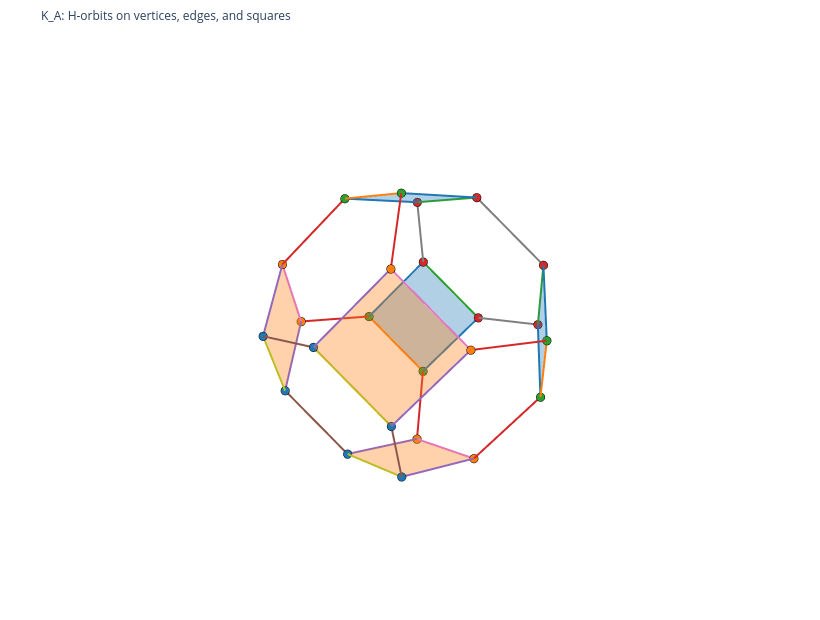

Source (notebook cell):
### Markdown cell above
**The restricted complex $K_{\mathscr{A}}$ with cells coloured by $H$-orbit.**
Vertices, edges, and squares of the same colour belong to the same orbit.
This colouring is exactly what the quotient $\mathcal{Y}$ captures combinatorially.

### Code cell
# K_A with cells coloured by H-orbit (right action = swap positions preserves geometry)
import numpy as np
import plotly.graph_objects as go
from itertools import permutations as iperms
from sage.geometry.polyhedron.constructor import Polyhedron

# Geometry
all_verts = sorted(set(iperms([1,2,3,4])))
center_4d = np.mean(np.array(all_verts, dtype=float), axis=0)
c1 = np.array([ 1,-1,-1, 1], dtype=float) / 2
c2 = np.array([ 1, 1,-1,-1], dtype=float) / 2
c3 = np.array([ 1,-1, 1,-1], dtype=float) / 2
def proj(v):
    cv = np.array(v, dtype=float) - center_4d
    return np.array([cv @ c1, cv @ c2, cv @ c3])
coords = {v: proj(v) for v in all_verts}

# 1-skeleton from Sage
P = Polyhedron(vertices=all_verts)
edge_pairs = []
for f in P.faces(1):
    vts = [tuple(int(x) for x in v.vector()) for v in f.vertices()]
    edge_pairs.append(tuple(sorted(vts)))

# Square faces (4 vertices)
square_faces = []
for f in P.faces(2):
    if f.n_vertices() != 4:
        continue
    vts = [tuple(int(x) for x in v.vector()) for v in f.vertices()]
    square_faces.append(tuple(sorted(vts)))

# H-orbits via right action
H = W.subgroup(H_gens)
H_words = [list(W(h).reduced_word()) for h in H]

def apply_s_pos(perm, i):
    p = list(perm)
    p[i-1], p[i] = p[i], p[i-1]
    return tuple(p)

def apply_word(perm, word):
    cur = perm
    for i in word:
        cur = apply_s_pos(cur, i)
    return cur

def act_on_face(face, word):
    return tuple(sorted(apply_word(v, word) for v in face))

# Vertex orbits
vertex_orbit_id = {}
vertex_orbits = []
for v in all_verts:
    if v in vertex_orbit_id:
        continue
    orb = set()
    for word in H_words:
        orb.add(apply_word(v, word))
    oid = len(vertex_orbits)
    for u in orb:
        vertex_orbit_id[u] = oid
    vertex_orbits.append(sorted(orb))

# Edge orbits
edge_orbit_id = {}
edge_orbits = []
for e in edge_pairs:
    if e in edge_orbit_id:
        continue
    orb = set()
    for word in H_words:
        u = apply_word(e[0], word)
        v = apply_word(e[1], word)
        orb.add(tuple(sorted((u, v))))
    oid = len(edge_orbits)
    for ee in orb:
        edge_orbit_id[ee] = oid
    edge_orbits.append(sorted(orb))

# Square orbits
face_orbit_id = {}
face_orbits = []
for face in square_faces:
    if face in face_orbit_id:
        continue
    orb = set()
    for word in H_words:
        orb.add(act_on_face(face, word))
    oid = len(face_orbits)
    for f2 in orb:
        face_orbit_id[f2] = oid
    face_orbits.append(sorted(orb))

print(f'Vertex orbits: {len(vertex_orbits)},  Edge orbits: {len(edge_orbits)},  Square orbits: {len(face_orbits)}')



# Colour palette
palette = [
    '#1f77b4', '#ff7f0e', '#2ca02c', '#d62728',
    '#9467bd', '#8c564b', '#e377c2', '#7f7f7f',
    '#bcbd22', '#17becf', '#8dd3c7', '#fb8072'
]
def col(oid):
    return palette[oid % len(palette)]

def ordered_cycle(vt_list):
    pts = np.array([coords[v] for v in vt_list])
    cen = pts.mean(axis=0)
    e1  = pts[1] - pts[0]; e1 /= np.linalg.norm(e1)
    nrm = np.cross(pts[1]-pts[0], pts[2]-pts[0]); nrm /= np.linalg.norm(nrm)
    e2  = np.cross(nrm, e1)
    order = np.argsort(np.arctan2([(p-cen)@e2 for p in pts],
                                  [(p-cen)@e1 for p in pts]))
    return [vt_list[i] for i in order]

# --- Figure: K_A with coloured orbits ---
traces = []

# Square faces (semi-transparent, coloured by orbit)
_flat = dict(ambient=1.0, diffuse=0.0, specular=0.0, roughness=1.0, fresnel=0.0)
FACE_OPACITY = 0.35

for oid, orb in enumerate(face_orbits):
    for face in orb:
        cycle = ordered_cycle(list(face))
        pts = np.array([coords[v] for v in cycle])
        vx, vy, vz = pts[:,0].tolist(), pts[:,1].tolist(), pts[:,2].tolist()
        fi, fj, fk = [0,0], [1,2], [2,3]
        traces.append(go.Mesh3d(
            x=vx, y=vy, z=vz, i=fi, j=fj, k=fk,
            color=col(oid), opacity=FACE_OPACITY, lighting=_flat,
            name=f'square orbit #{oid}', showlegend=False))

# Edges coloured by orbit
for oid, orb in enumerate(edge_orbits):
    xs, ys, zs = [], [], []
    for u, v in orb:
        pu, pv = coords[u], coords[v]
        xs += [float(pu[0]), float(pv[0]), None]
        ys += [float(pu[1]), float(pv[1]), None]
        zs += [float(pu[2]), float(pv[2]), None]
    traces.append(go.Scatter3d(
        x=xs, y=ys, z=zs, mode='lines',
        line=dict(color=col(oid), width=4),
        name=f'edge orbit #{oid}', showlegend=False))

# Vertices colored by orbit
vx, vy, vz, vc = [], [], [], []
for v in all_verts:
    p = coords[v]
    vx.append(float(p[0])); vy.append(float(p[1])); vz.append(float(p[2]))
    vc.append(col(vertex_orbit_id[v]))
traces.append(go.Scatter3d(
    x=vx, y=vy, z=vz, mode='markers',
    marker=dict(size=5, color=vc, line=dict(color='black', width=0.3)),
    text=[str(list(v)) for v in all_verts], hoverinfo='text',
    name='vertices (orbits)', showlegend=False))

fig = go.Figure(data=traces)
fig.update_layout(
    title=dict(text='K_A: H-orbits on vertices, edges, and squares', font=dict(size=12)),
    scene=dict(xaxis=dict(visible=False), yaxis=dict(visible=False), zaxis=dict(visible=False),
               bgcolor='white', aspectmode='cube',
               camera=dict(eye=dict(x=2.5, y=0.3, z=0.3))),
    margin=dict(l=0, r=0, b=0, t=40), width=820, height=620)

fig.write_html('a3_KA_H_orbits.html')
print('Saved a3_KA_H_orbits.html')
fig.show()

# (Quotient graph of 1-skeleton removed to avoid confusion)

### Figure 1 — Plotly figure (JSON) as saved in the notebook; plotly's stock layout.template omitted (floating-point values rounded to 4 significant figures)
{"data": [{"color": "#1f77b4", "i": [0, 0], "j": [1, 2], "k": [2, 3], "lighting": {"ambient": 1, "diffuse": 0, "fresnel": 0, "roughness": 1, "specular": 0}, "name": "square orbit #0", "opacity": 0.35, "showlegend": false, "type": "mesh3d", "x": [-2, -2, -2, -2], "y": [-1, 0, 1, 0], "z": [0, -1, 0, 1]}, {"color": "#1f77b4", "i": [0, 0], "j": [1, 2], "k": [2, 3], "lighting": {"ambient": 1, "diffuse": 0, "fresnel": 0, "roughness": 1, "specular": 0}, "name": "square orbit #0", "opacity": 0.35, "showlegend": false, "type": "mesh3d", "x": [0, -1, 0, 1], "y": [-1, 0, 1, 0], "z": [2, 2, 2, 2]}, {"color": "#1f77b4", "i": [0, 0], "j": [1, 2], "k": [2, 3], "lighting": {"ambient": 1, "diffuse": 0, "fresnel": 0, "roughness": 1, "specular": 0}, "name": "square orbit #0", "opacity": 0.35, "showlegend": false, "type": "mesh3d", "x": [0, -1, 0, 1], "y": [2, 2, 2, 2], "z": [-1, 0, 1, 0]}, {"color": "#ff7f0e", "i": [0, 0], "j": [1, 2], "k": [2, 3], "lighting": {"ambient": 1, "diffuse": 0, "fresnel": 0, "roughness": 1, "specular": 0}, "name": "square orbit #1", "opacity": 0.35, "showlegend": false, "type": "mesh3d", "x": [0, -1, 0, 1], "y": [-2, -2, -2, -2], "z": [-1, 0, 1, 0]}, {"color": "#ff7f0e", "i": [0, 0], "j": [1, 2], "k": [2, 3], "lighting": {"ambient": 1, "diffuse": 0, "fresnel": 0, "roughness": 1, "specular": 0}, "name": "square orbit #1", "opacity": 0.35, "showlegend": false, "type": "mesh3d", "x": [0, -1, 0, 1], "y": [-1, 0, 1, 0], "z": [-2, -2, -2, -2]}, {"color": "#ff7f0e", "i": [0, 0], "j": [1, 2], "k": [2, 3], "lighting": {"ambient": 1, "diffuse": 0, "fresnel": 0, "roughness": 1, "specular": 0}, "name": "square orbit #1", "opacity": 0.35, "showlegend": false, "type": "mesh3d", "x": [2, 2, 2, 2], "y": [-1, 0, 1, 0], "z": [0, -1, 0, 1]}, {"line": {"color": "#1f77b4", "width": 4}, "mode": "lines", "name": "edge orbit #0", "showlegend": false, "type": "scatter3d", "x": [-2, -2, null, -2, -2, null, 0, -1, null, 0, -1, null, 1, 0, null, 1, 0, null], "y": [-1, 0, null, 0, 1, null, -1, 0, null, 2, 2, null, 0, 1, null, 2, 2, null], "z": [0, 1, null, -1, 0, null, 2, 2, null, -1, 0, null, 2, 2, null, 0, 1, null]}, {"line": {"color": "#ff7f0e", "width": 4}, "mode": "lines", "name": "edge orbit #1", "showlegend": false, "type": "scatter3d", "x": [-2, -2, null, 0, 1, null, 0, 1, null], "y": [-1, 0, null, -1, 0, null, 2, 2, null], "z": [0, -1, null, 2, 2, null, -1, 0, null]}, {"line": {"color": "#2ca02c", "width": 4}, "mode": "lines", "name": "edge orbit #2", "showlegend": false, "type": "scatter3d", "x": [-2, -2, null, -1, 0, null, -1, 0, null], "y": [0, 1, null, 0, 1, null, 2, 2, null], "z": [1, 0, null, 2, 2, null, 0, 1, null]}, {"line": {"color": "#d62728", "width": 4}, "mode": "lines", "name": "edge orbit #3", "showlegend": false, "type": "scatter3d", "x": [-1, -2, null, -1, -2, null, 0, 0, null, 0, 0, null, 2, 1, null, 2, 1, null], "y": [-2, -1, null, 0, 0, null, -2, -1, null, 1, 2, null, 0, 0, null, 1, 2, null], "z": [0, 0, null, -2, -1, null, 1, 2, null, -2, -1, null, 1, 2, null, 0, 0, null]}, {"line": {"color": "#9467bd", "width": 4}, "mode": "lines", "name": "edge orbit #4", "showlegend": false, "type": "scatter3d", "x": [0, -1, null, 0, -1, null, 1, 0, null, 1, 0, null, 2, 2, null, 2, 2, null], "y": [-2, -2, null, -1, 0, null, -2, -2, null, 0, 1, null, -1, 0, null, 0, 1, null], "z": [-1, 0, null, -2, -2, null, 0, 1, null, -2, -2, null, 0, 1, null, -1, 0, null]}, {"line": {"color": "#8c564b", "width": 4}, "mode": "lines", "name": "edge orbit #5", "showlegend": false, "type": "scatter3d", "x": [0, 0, null, 1, 2, null, 1, 2, null], "y": [-2, -1, null, -2, -1, null, 0, 0, null], "z": [-1, -2, null, 0, 0, null, -2, -1, null]}, {"line": {"color": "#e377c2", "width": 4}, "mode": "lines", "name": "edge orbit #6", "showlegend": false, "type": "scatter3d", "x": [-1, 0, null, -1, 0, null, 2, 2, null], "y": [-2, -2, null, 0, 1, null, 0, 1, null], "z": [0, 1, null, -2, -2, null, 1, 0, null]}, {"line": {"color": "#7f7f7f", "width": 4}, "mode": "lines", "name": "edge orbit #7", "showlegend": false, "type": "scatter3d", "x": [-2, -1, null, -2, -1, null, 0, 0, null], "y": [0, 0, null, 1, 2, null, 1, 2, null], "z": [1, 2, null, 0, 0, null, 2, 1, null]}, {"line": {"color": "#bcbd22", "width": 4}, "mode": "lines", "name": "edge orbit #8", "showlegend": false, "type": "scatter3d", "x": [0, 1, null, 0, 1, null, 2, 2, null], "y": [-2, -2, null, -1, 0, null, -1, 0, null], "z": [-1, 0, null, -2, -2, null, 0, -1, null]}, {"hoverinfo": "text", "marker": {"color": ["#1f77b4", "#ff7f0e", "#1f77b4", "#2ca02c", "#ff7f0e", "#2ca02c", "#1f77b4", "#ff7f0e", "#1f77b4", "#d62728", "#ff7f0e", "#d62728", "#1f77b4", "#2ca02c", "#1f77b4", "#d62728", "#2ca02c", "#d62728", "#ff7f0e", "#2ca02c", "#ff7f0e", "#d62728", "#2ca02c", "#d62728"], "line": {"color": "black", "width": 0.3}, "size": 5}, "mode": "markers", "name": "vertices (orbits)", "showlegend": false, "text": ["[1, 2, 3, 4]", "[1, 2, 4, 3]", "[1, 3, 2, 4]", "[1, 3, 4, 2]", "[1, 4, 2, 3]", "[1, 4, 3, 2]", "[2, 1, 3, 4]", "[2, 1, 4, 3]", "[2, 3, 1, 4]", "[2, 3, 4, 1]", "[2, 4, 1, 3]", "[2, 4, 3, 1]", "[3, 1, 2, 4]", "[3, 1, 4, 2]", "[3, 2, 1, 4]", "[3, 2, 4, 1]", "[3, 4, 1, 2]", "[3, 4, 2, 1]", "[4, 1, 2, 3]", "[4, 1, 3, 2]", "[4, 2, 1, 3]", "[4, 2, 3, 1]", "[4, 3, 1, 2]", "[4, 3, 2, 1]"], "type": "scatter3d", "x": [0, -1, 0, -2, -1, -2, 1, 0, 1, -2, 0, -2, 2, 0, 2, -1, 0, -1, 2, 1, 2, 0, 1, 0], "y": [-2, -2, -1, -1, 0, 0, -2, -2, 0, 0, 1, 1, -1, -1, 0, 0, 2, 2, 0, 0, 1, 1, 2, 2], "z": [-1, 0, -2, 0, -2, -1, 0, 1, -2, 1, -2, 0, 0, 2, -1, 2, -1, 0, 1, 2, 0, 2, 0, 1]}], "layout": {"height": 620, "margin": {"b": 0, "l": 0, "r": 0, "t": 40}, "scene": {"aspectmode": "cube", "bgcolor": "white", "camera": {"eye": {"x": 2.5, "y": 0.3, "z": 0.3}}, "xaxis": {"visible": false}, "yaxis": {"visible": false}, "zaxis": {"visible": false}}, "title": {"font": {"size": 12}, "text": "K_A: H-orbits on vertices, edges, and squares"}, "width": 820}}
